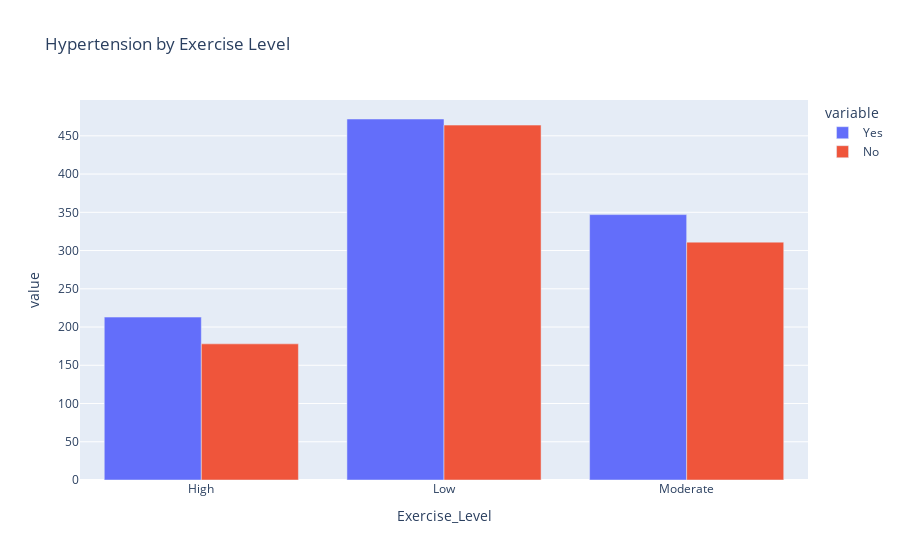

The code cell stored with this chart in its notebook:
### Code cell
exercise_htn = df.groupby("Exercise_Level")["Has_Hypertension"].value_counts().unstack().fillna(0)
exercise_htn = exercise_htn.reset_index()
fig = px.bar(exercise_htn, x="Exercise_Level", y=["Yes", "No"], barmode="group",
             title="Hypertension by Exercise Level")
fig.show()

### Figure 1 — Plotly figure (JSON) as saved in the notebook; plotly's stock layout.template omitted (floating-point values rounded to 4 significant figures)
{"data": [{"alignmentgroup": "True", "hovertemplate": "variable=Yes<br>Exercise_Level=%{x}<br>value=%{y}<extra></extra>", "legendgroup": "Yes", "marker": {"color": "#636efa", "pattern": {"shape": ""}}, "name": "Yes", "offsetgroup": "Yes", "orientation": "v", "showlegend": true, "textposition": "auto", "type": "bar", "x": ["High", "Low", "Moderate"], "xaxis": "x", "y": [213, 472, 347], "yaxis": "y"}, {"alignmentgroup": "True", "hovertemplate": "variable=No<br>Exercise_Level=%{x}<br>value=%{y}<extra></extra>", "legendgroup": "No", "marker": {"color": "#EF553B", "pattern": {"shape": ""}}, "name": "No", "offsetgroup": "No", "orientation": "v", "showlegend": true, "textposition": "auto", "type": "bar", "x": ["High", "Low", "Moderate"], "xaxis": "x", "y": [178, 464, 311], "yaxis": "y"}], "layout": {"barmode": "group", "legend": {"title": {"text": "variable"}, "tracegroupgap": 0}, "title": {"text": "Hypertension by Exercise Level"}, "xaxis": {"anchor": "y", "domain": [0, 1], "title": {"text": "Exercise_Level"}}, "yaxis": {"anchor": "x", "domain": [0, 1], "title": {"text": "value"}}}}
